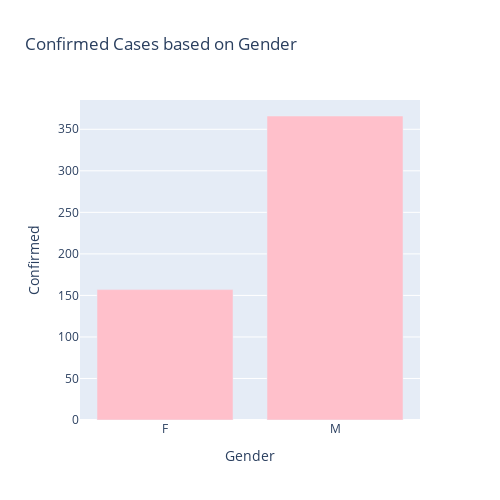

The notebook cell this image was saved under:
### Code cell
genderGrp=rawCases.groupby(by='Gender').size().reset_index(name='count')
genderGrp=genderGrp.rename(columns={'count':'Confirmed'})


px.bar(
    genderGrp,
    x = "Gender",
    y = "Confirmed",
    title= "Confirmed Cases based on Gender", # the axis names
    color_discrete_sequence=["pink"], 
    height=500,
    width=500
)

### Figure 1 — Plotly figure (JSON) as saved in the notebook; plotly's stock layout.template omitted (floating-point values rounded to 4 significant figures)
{"data": [{"alignmentgroup": "True", "hovertemplate": "Gender=%{x}<br>Confirmed=%{y}<extra></extra>", "legendgroup": "", "marker": {"color": "pink"}, "name": "", "offsetgroup": "", "orientation": "v", "showlegend": false, "textposition": "auto", "type": "bar", "x": ["F", "M"], "xaxis": "x", "y": [157, 366], "yaxis": "y"}], "layout": {"barmode": "relative", "height": 500, "legend": {"tracegroupgap": 0}, "title": {"text": "Confirmed Cases based on Gender"}, "width": 500, "xaxis": {"anchor": "y", "domain": [0, 1], "title": {"text": "Gender"}}, "yaxis": {"anchor": "x", "domain": [0, 1], "title": {"text": "Confirmed"}}}}
